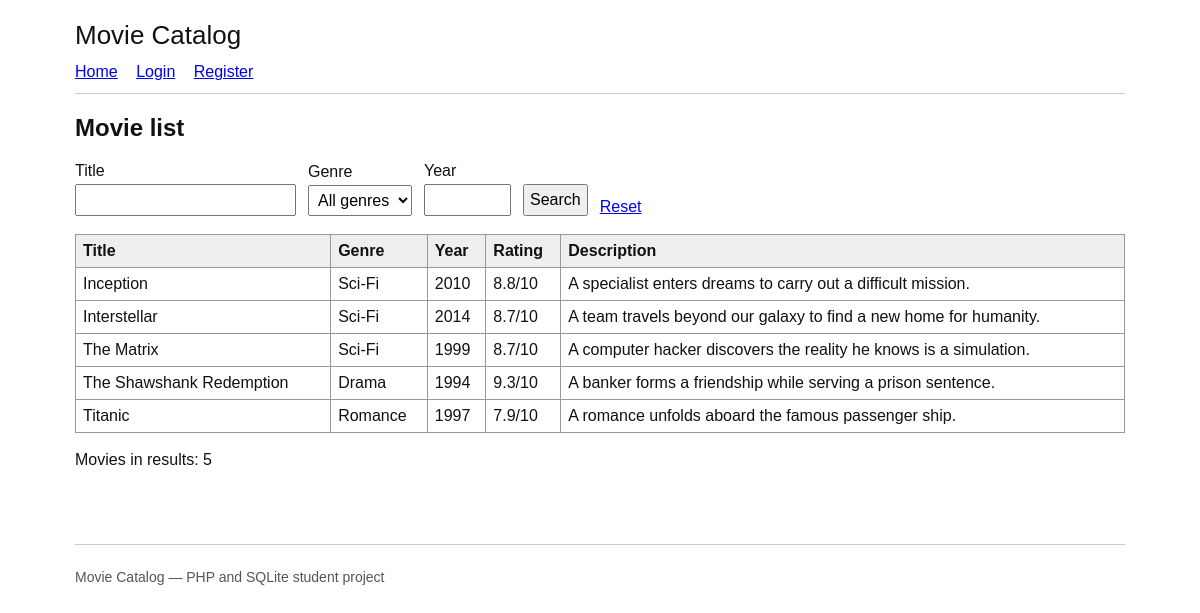
Before: / with the older database file.
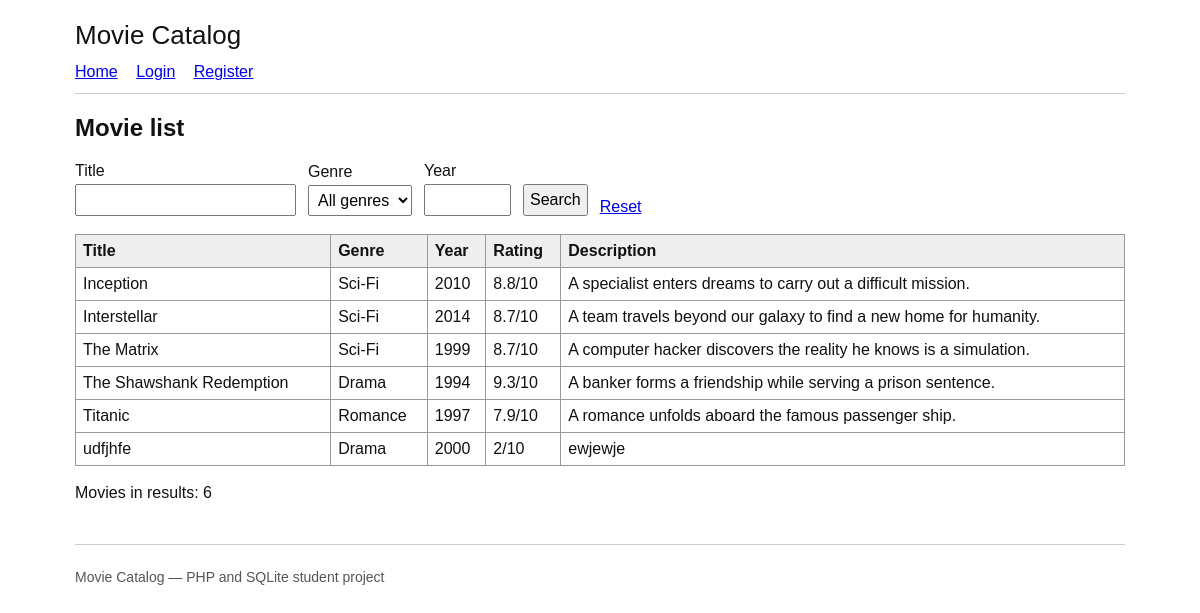
After: the same page with the newer database file.
### tables this page shows
CREATE TABLE movies (
    id INTEGER PRIMARY KEY AUTOINCREMENT,
    title TEXT NOT NULL,
    year INTEGER NOT NULL,
    genre TEXT NOT NULL,
    rating REAL NOT NULL,
    description TEXT NOT NULL,
    created_by INTEGER,
    FOREIGN KEY (created_by) REFERENCES users(id) ON DELETE SET NULL
);

### includes/functions.php (called while the page is built, shortened)
<?php
function e($value): string {
    return htmlspecialchars((string)$value, ENT_QUOTES | ENT_SUBSTITUTE, 'UTF-8');
}
function is_logged_in(): bool {
    return isset($_SESSION['user_id']);
}

### index.php (the view, shortened to what this page needs)
<?php
require_once __DIR__ . '/includes/functions.php';
require_once __DIR__ . '/config/database.php';
$titleSearch = trim($_GET['title'] ?? '');
$yearSearch = trim($_GET['year'] ?? '');
$sql = 'SELECT * FROM movies WHERE 1=1';
$params = [];
$sql .= ' ORDER BY title';
$stmt = $pdo->prepare($sql);
$stmt->execute($params);
$movies = $stmt->fetchAll();
require __DIR__ . '/includes/header.php';
?>
<h2>Movie list</h2>
<form method="get" class="search-form">
    <label>Title
        <input type="text" name="title" maxlength="100" value="<?= e($titleSearch) ?>">
    </label>
    <label>Genre
        <select name="genre">
            <option value="">All genres</option>
        </select>
    </label>
    <label>Year
        <input type="number" name="year" min="1888" max="<?= date('Y') + 5 ?>" value="<?= e($yearSearch) ?>">
    </label>
    <button type="submit">Search</button>
    <a href="index.php">Reset</a>
</form>
<?php if ($movies): ?>
<table>
    <thead><tr><th>Title</th><th>Genre</th><th>Year</th><th>Rating</th><th>Description</th></tr></thead>
    <tbody>
    <?php foreach ($movies as $movie): ?>
        <tr>
            <td><?= e($movie['title']) ?></td>
            <td><?= e($movie['genre']) ?></td>
            <td><?= e($movie['year']) ?></td>
            <td><?= e($movie['rating']) ?>/10</td>
            <td><?= e($movie['description']) ?></td>
        </tr>
    <?php endforeach; ?>
    </tbody>
</table>
<?php else: ?>
<p>No movies found.</p>
<?php endif; ?>
<p>Movies in results: <?= count($movies) ?></p>
<?php require __DIR__ . '/includes/footer.php'; ?>

### includes/header.php (shortened to what this page needs)
<!doctype html>
<html lang="en">
<head>
    <link rel="stylesheet" href="css/style.css">
</head>
<body>
<header>
    <h1>Movie Catalog</h1>
    <nav>
        <a href="index.php">Home</a>
        <?php if (is_logged_in()): ?>
            <a href="add_movie.php">Add movie</a>
            <?php if (is_admin()): ?><a href="admin.php">Admin panel</a><?php endif; ?>
            <a href="logout.php">Logout (<?= e($_SESSION['username']) ?>)</a>
        <?php else: ?>
            <a href="login.php">Login</a>
            <a href="register.php">Register</a>
        <?php endif; ?>
    </nav>
</header>
<main>

### includes/footer.php
</main>
<footer><p>Movie Catalog — PHP and SQLite student project</p></footer>
</body>
</html>

### css/style.css (style rules this page uses)
body { font-family: Arial, sans-serif; color: #111; background: #fff; max-width: 1050px; margin: 20px auto; padding: 0 15px; }
header { border-bottom: 1px solid #ccc; padding-bottom: 12px; margin-bottom: 20px; }
h1 { font-size: 26px; font-weight: normal; margin: 0 0 12px; }
nav a { margin-right: 14px; }
main { min-height: 400px; }
form label { display: block; margin: 12px 0; }
input, select, textarea, button { font: inherit; padding: 5px; box-sizing: border-box; }
form:not(.inline) input, form:not(.inline) select, form:not(.inline) textarea { display: block; width: 100%; max-width: 450px; margin-top: 4px; }
button { cursor: pointer; }
table { border-collapse: collapse; width: 100%; margin: 18px 0; }
th, td { border: 1px solid #999; padding: 7px; text-align: left; vertical-align: top; }
th { background: #eee; }
.search-form { display: flex; align-items: end; gap: 12px; flex-wrap: wrap; }
.search-form label { margin: 0; }
.search-form input, .search-form select { width: auto; }
footer { border-top: 1px solid #ccc; margin-top: 30px; padding-top: 10px; color: #555; font-size: 14px; }

Changed rows visible on the page:
added movies: title "udfjhfe", genre "Drama", year "2000", rating "2", description "ewjewje"
Other visible differences:
count($movies): "5" → "6"
